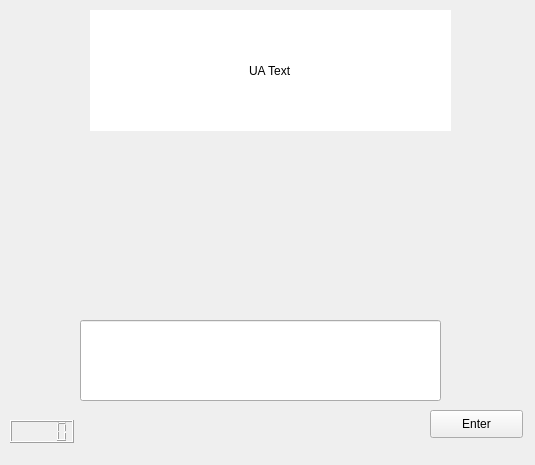
<?xml version="1.0" encoding="UTF-8"?>
<ui version="4.0">
    <class>Form</class>
    <widget class="QWidget" name="Form">
        <property name="geometry">
            <rect>
                <x>0</x>
                <y>0</y>
                <width>535</width>
                <height>465</height>
            </rect>
        </property>
        <property name="windowTitle">
            <string>Form</string>
        </property>
        <widget class="QPushButton" name="pushButton">
            <property name="geometry">
                <rect>
                    <x>430</x>
                    <y>410</y>
                    <width>93</width>
                    <height>28</height>
                </rect>
            </property>
            <property name="text">
                <string>Enter</string>
            </property>
        </widget>
        <widget class="QLineEdit" name="lineEdit">
            <property name="geometry">
                <rect>
                    <x>90</x>
                    <y>10</y>
                    <width>361</width>
                    <height>121</height>
                </rect>
            </property>
            <property name="text">
                <string>UA Text</string>
            </property>
            <property name="frame">
                <bool>false</bool>
            </property>
            <property name="cursorPosition">
                <number>7</number>
            </property>
            <property name="alignment">
                <set>Qt::AlignCenter</set>
            </property>
            <property name="dragEnabled">
                <bool>false</bool>
            </property>
            <property name="readOnly">
                <bool>true</bool>
            </property>
        </widget>
        <widget class="QLineEdit" name="lineEdit_2">
            <property name="enabled">
                <bool>true</bool>
            </property>
            <property name="geometry">
                <rect>
                    <x>80</x>
                    <y>320</y>
                    <width>361</width>
                    <height>81</height>
                </rect>
            </property>
            <property name="alignment">
                <set>Qt::AlignCenter</set>
            </property>
        </widget>
        <widget class="QLCDNumber" name="lcdNumber">
            <property name="geometry">
                <rect>
                    <x>10</x>
                    <y>420</y>
                    <width>64</width>
                    <height>23</height>
                </rect>
            </property>
        </widget>
        <widget class="QWidget" name="gridLayoutWidget">
            <property name="geometry">
                <rect>
                    <x>50</x>
                    <y>150</y>
                    <width>653</width>
                    <height>161</height>
                </rect>
            </property>
            <layout class="QGridLayout" name="gridLayout"/>
        </widget>
    </widget>
    <resources/>
    <connections/>
</ui>
